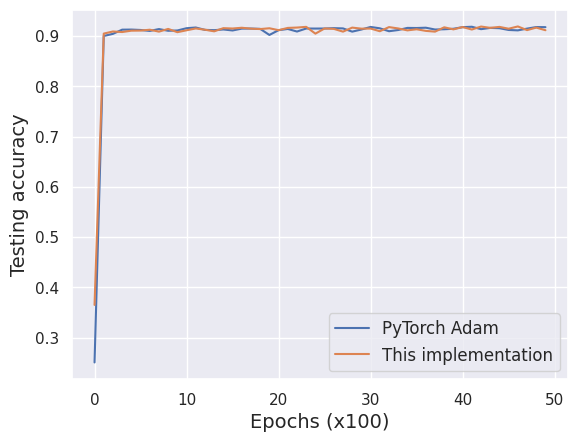

The script that saved this image:
import torch
import torch.nn as nn
import numpy as np
from tqdm import tqdm
import seaborn as sns
import matplotlib.pyplot as plt
import torch
from torchvision import datasets, transforms
import numpy as np
import seaborn as sns

sns.set_theme()

# Define the transformation for the data (e.g., normalize it)
transform = transforms.Compose([
    transforms.ToTensor(),  # Convert images to tensors
    transforms.Normalize((0.5,), (0.5,))  # Normalize with mean=0.5 and std=0.5
])

# Load the MNIST dataset using PyTorch
train_dataset = datasets.MNIST(root='./data', train=True, download=True, transform=transform)
test_dataset = datasets.MNIST(root='./data', train=False, download=True, transform=transform)

# Split the dataset into training and testing
trainX = train_dataset.data.numpy()  # [60000, 28, 28] images
trainy = train_dataset.targets.numpy()  # [60000] labels
testX = test_dataset.data.numpy()  # [10000, 28, 28] images
testy = test_dataset.targets.numpy()  # [10000] labels

trainX = np.float32(trainX) / 255
testX = np.float32(testX) / 255


class Adam:

    def __init__(self, model, alpha=0.001, beta1=0.9, beta2=0.999, epsilon=1e-8):

        self.model = model
        self.mt = [torch.zeros_like(p) for p in model.parameters()]
        self.vt = [torch.zeros_like(p) for p in model.parameters()]
        self.t = 0
        self.beta1 = beta1
        self.beta2 = beta2
        self.alpha = alpha
        self.epsilon = epsilon

    def zero_grad(self):
        for p in self.model.parameters():
            if p.grad is not None:
                p.grad = torch.zeros_like(p.grad)

    def step(self):

        self.t += 1

        self.mt = [self.beta1 * m + (1 - self.beta1) * p.grad for p, m in zip(model.parameters(), self.mt)]
        self.vt = [self.beta2 * v + (1 - self.beta2) * p.grad ** 2 for p, v in zip(model.parameters(), self.vt)]
        m_hat_t = [m / (1 - self.beta1 ** self.t) for m in self.mt]
        v_hat_t = [v / (1 - self.beta2 ** self.t) for v in self.vt]

        for p, m, v in zip(model.parameters(), m_hat_t, v_hat_t):
            p.data = p.data - self.alpha * m / (v.sqrt() + self.epsilon)


def train(model, optimizer, loss_fct=torch.nn.NLLLoss(), nb_epochs=5_000, batch_size=128):
    testing_accuracy = []
    for epoch in tqdm(range(nb_epochs)):

        # Sample batch
        indices = torch.randperm(trainX.shape[0])[:batch_size]
        x = trainX[indices].reshape(-1, 28 * 28)
        y = trainy[indices]

        log_prob = model(torch.from_numpy(x).to(device))
        loss = loss_fct(log_prob, torch.from_numpy(y).to(device))

        optimizer.zero_grad()
        loss.backward()
        optimizer.step()

        if epoch % 100 == 0:
            # Testing
            model.train(mode=False)
            log_prob = model(torch.from_numpy(testX.reshape(-1, 28 * 28)).to(device))
            testing_accuracy.append(
                (log_prob.argmax(-1) == torch.from_numpy(testy).to(device)).sum().item() / testy.shape[0])
            model.train(mode=True)

    return testing_accuracy


if __name__ == "__main__":
    device = 'cuda' if torch.cuda.is_available() else 'cpu'

    labels = ['PyTorch Adam', 'This implementation']
    for i, optim in enumerate([torch.optim.Adam, Adam]):
        model = torch.nn.Sequential(nn.Dropout(p=0.4), nn.Linear(28 * 28, 1200),
                                    nn.Dropout(p=0.4), nn.Linear(1200, 10),
                                    nn.LogSoftmax(dim=-1)).to(device)

        optimizer = optim(model if i == 1 else model.parameters())
        testing_accuracy = train(model, optimizer)
        plt.plot(testing_accuracy, label=labels[i])

plt.legend(fontsize=12)
plt.xlabel('Epochs (x100)', fontsize=14)
plt.ylabel('Testing accuracy', fontsize=14)
plt.savefig('adam.png', bbox_inches='tight')
